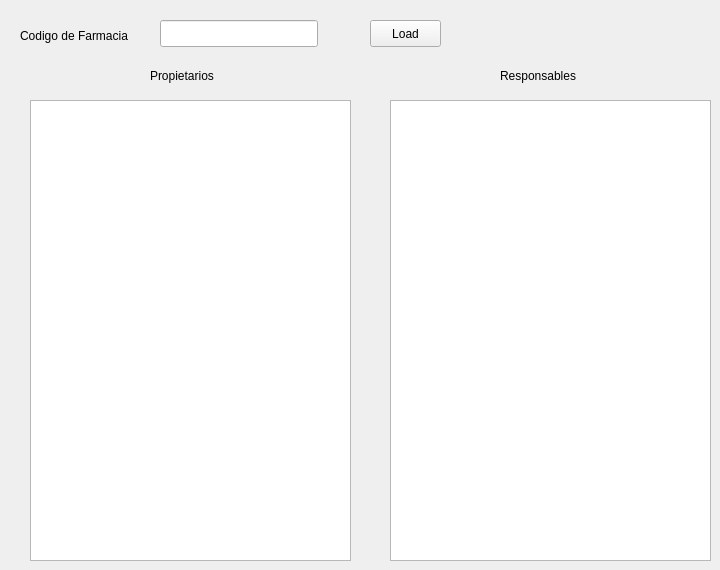
     <widget class="QWidget" name="tab_12">
      <attribute name="title">
       <string>Personal</string>
      </attribute>
      <widget class="QTableWidget" name="tableWidget_3">
       <property name="geometry">
        <rect>
         <x>30</x>
         <y>100</y>
         <width>321</width>
         <height>461</height>
        </rect>
       </property>
      </widget>
      <widget class="QPushButton" name="bt_load_2">
       <property name="geometry">
        <rect>
         <x>370</x>
         <y>20</y>
         <width>71</width>
         <height>27</height>
        </rect>
       </property>
       <property name="text">
        <string>Load</string>
       </property>
      </widget>
      <widget class="QLabel" name="label_76">
       <property name="geometry">
        <rect>
         <x>150</x>
         <y>60</y>
         <width>81</width>
         <height>31</height>
        </rect>
       </property>
       <property name="layoutDirection">
        <enum>Qt::RightToLeft</enum>
       </property>
       <property name="text">
        <string>Propietarios</string>
       </property>
       <property name="indent">
        <number>0</number>
       </property>
      </widget>
      <widget class="QLabel" name="label_78">
       <property name="geometry">
        <rect>
         <x>500</x>
         <y>60</y>
         <width>91</width>
         <height>31</height>
        </rect>
       </property>
       <property name="layoutDirection">
        <enum>Qt::RightToLeft</enum>
       </property>
       <property name="text">
        <string>Responsables</string>
       </property>
       <property name="indent">
        <number>0</number>
       </property>
      </widget>
      <widget class="QTableWidget" name="tableWidget_4">
       <property name="geometry">
        <rect>
         <x>390</x>
         <y>100</y>
         <width>321</width>
         <height>461</height>
        </rect>
       </property>
      </widget>
      <widget class="QLineEdit" name="codigo_farmacia">
       <property name="geometry">
        <rect>
         <x>160</x>
         <y>20</y>
         <width>158</width>
         <height>27</height>
        </rect>
       </property>
      </widget>
      <widget class="QLabel" name="label_79">
       <property name="geometry">
        <rect>
         <x>20</x>
         <y>20</y>
         <width>158</width>
         <height>31</height>
        </rect>
       </property>
       <property name="layoutDirection">
        <enum>Qt::RightToLeft</enum>
       </property>
       <property name="text">
        <string>Codigo de Farmacia</string>
       </property>
       <property name="indent">
        <number>0</number>
       </property>
      </widget>
     </widget>
